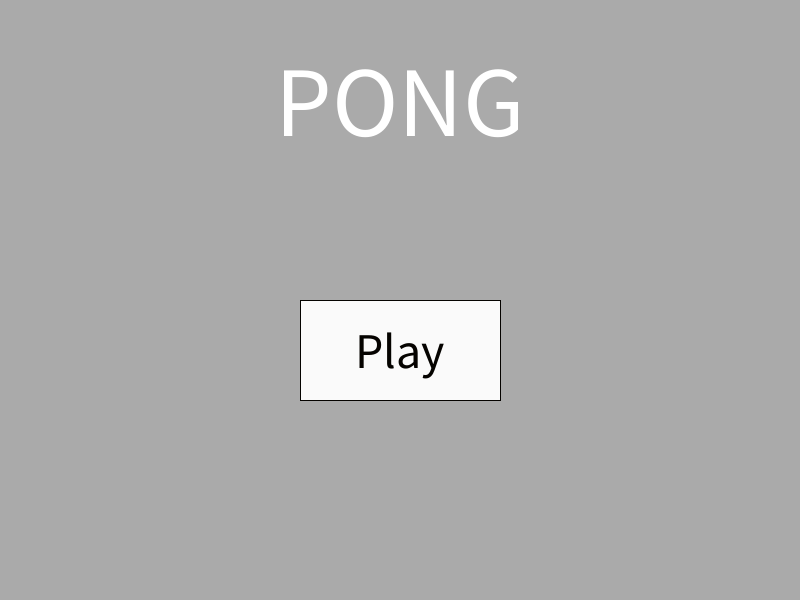
Frame 1 (no input)
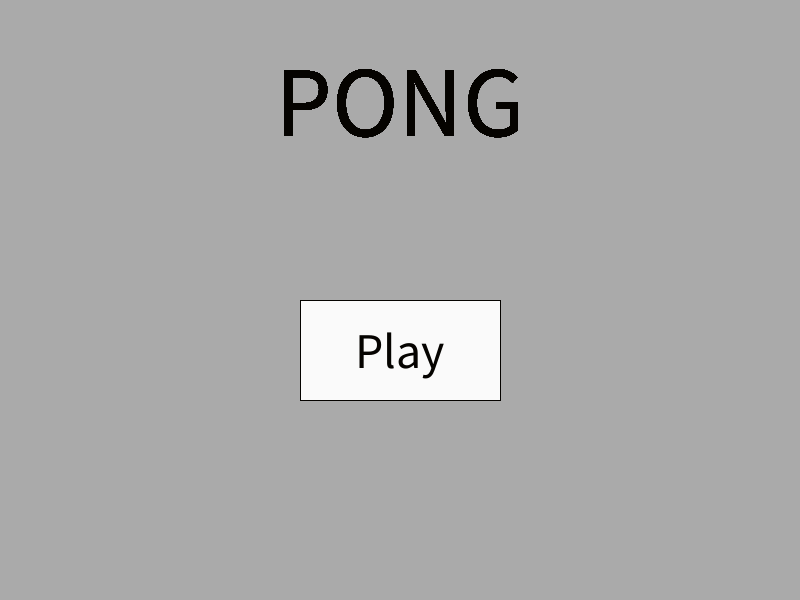
Frame 60 (the mouse pressed at the canvas centre just before this capture)
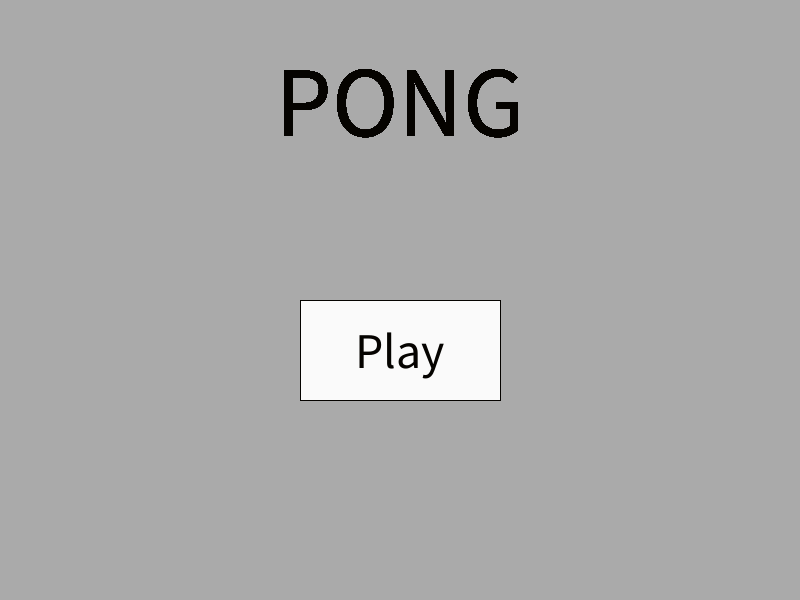
Frame 120 (the mouse held since frame 60 and released just before this capture)

The Processing sketch that drew these frames (run headless with seeded random() and noise(); from frame 60 on, the mouse is pressed at the canvas centre):

// Processing sketch: Pong
// ── Pong.pde
int mode; //modes
final int intro = 1;
final int game = 2;
final int winner1 = 3;
final int winner2 = 4;

//game
int lives = 5;
int lives2 = 6;

float circleX, circleY, rectX, rectY, rect2X, rect2Y; //position of target
float vx, vy; //velocity


//colors
color grey = (#AAAAAA);
color white = (#FAFAFA);
color black = (#050300);



 

void setup () {
  mode = intro;
  size (800,600);
  background(grey);
  textAlign( CENTER, CENTER);
  
  lives = 5;
  lives2 = 5; 
  
  vy = 3;
  vx = -3;
  
  rectX = 10;
  rectY = height/2;
  
  rect2X = 740;
  rect2Y = height/2;
  
  
  circleX = width/2;
  circleY = height/2;
  
}
 
 void draw () {
   if(mode == intro){
     intro();
   }
   else if (mode == game){
     game();
   }
   else if (mode == winner1) {
     winner1();  
   }
   else if (mode == winner2) {
     winner2();
   }  
   else {
     println ( "Error; Mode = " + mode);
   }
   
   
   
 }
   

// ── Game.pde
void game () {
//layout
  background (grey);
  
  fill (black);
  textSize (50);
  text("lives:" + lives , 600 , 100);
  text("lives:" + lives2 , 200 , 100);
  
  //shapes
  
  ellipse(circleX ,circleY ,50 ,50);//target
  
  circleX = circleX + vx; 
  circleY = circleY + vy;
  
  
  
  rect( rectX , rectY  , 50, 100);//rectantagle
  rect( rect2X , rect2Y  , 50, 100);
  
  
  //boucing mech
  //circle boucing off wwalls
  if (circleY < 50 || circleY > height - 25 ) vy = vy * -1;
  
  //circle boucing off rectangles
  
  if(circleX < rectX && circleX < rectY)
   vx = vx * -5;
  
  
  
  
  if(circleX < rect2X && circleX < rect2Y) 
  vx = vx * -5;
  
  
  
  
  
  
  //rect limits
  if(rect2Y > height ) rect2Y = 0;
  if( rect2Y < 0) rect2Y = height;
  if(rectY > height ) rectY = 0;
  if(rectY < 0) rectY = height;
  
  
  
  //resetgame
  if ( circleX > width + 50) {
    
  lives2 = lives2 - 1;
  circleX = width/2;
  circleY = width/2;
  
  }
  if ( circleX > width + 50) {
    
  lives = lives - 1;
  
  circleX = width/2;
  circleY = height/2;
  
  }
  
  
  
  
  //winner
  
  if (lives == 0);

  
  if (lives2 == 0);
 
  
}

void gameClicks ()  {
  
  
  
}

// ── Mouse.pde
void mouseReleased () {
  
  if(mode == intro){
     introClicks();
   }
   else if (mode == game){
     gameClicks();
   }
   else if (mode == winner1) {
     winner1Clicks();  
   }
   else if (mode == winner2) {
     winner2Clicks();
   } 
   
}

// ── P1Winner.pde
void winner1 () {
  
  fill ( black );
 text ("GAMEOVER", 400 , 200);
 text ( "Unicorn has shamed you", 400, 300);
 textSize ( 100 );
 

}

void winner1Clicks () {
  
  
}

// ── P2Winner.pde
void winner2() {
  
  
  

 

}

void winner2Clicks () {
  
  
}

// ── aintro.pde
void intro () {
  
  textSize (100);
  text ("PONG", 400,100);
  
 
  fill(white);
  stroke(black);
  rect(300,300,200,100);
  
  fill(black);
  textSize (50);
  text ("Play" , 400 , 350);
  
  
  
 
}


void introClicks () { 
  
  if (mouseX > 300 && mouseX < 500 && mouseY > 300 && mouseY < 400) {
    
    rect2Y = height/2;
    mode = game; 
    
  }
  
}
 

// ── keypress.pde
char s;
char w;
void keyPressed () {
  
  println(key);
  

  
  if (key == 's')
        rectY = rectY + 50;
        if (key == 'w')
        rectY = rectY - 50;
  
  
  if(key == CODED) {
    if(keyCode == UP)  {
      rect2Y = rect2Y - 50; 
    }else if (keyCode == DOWN){
      rect2Y = rect2Y + 50 ; 
    }  
    }
}


      
      
      
      
      
